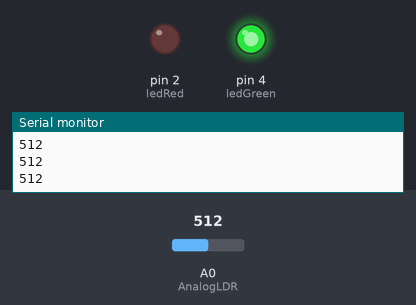
A sketch run on a simulated Arduino Uno, built with avr-gcc and run on an emulated ATmega328P. Parts: output pins drawn as LEDs (lit = HIGH), the last lines printed to the serial monitor. The test bench sets the inputs (shaded band); at power-on: A0 (AnalogLDR) = 512.

Above: at 1.3 s.
1.4 s: A0 (AnalogLDR) set to 710
At 2.6 s:
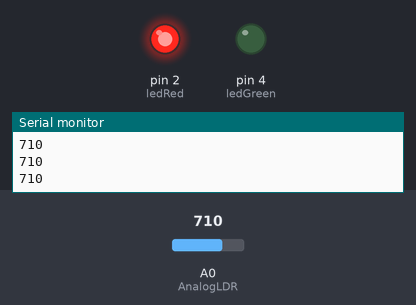
2.9 s: A0 (AnalogLDR) set to 690
At 3.8 s:
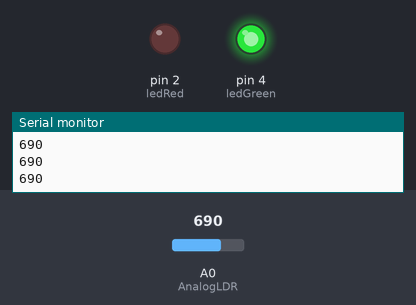
4.4 s: A0 (AnalogLDR) set to 716
At 5.1 s:
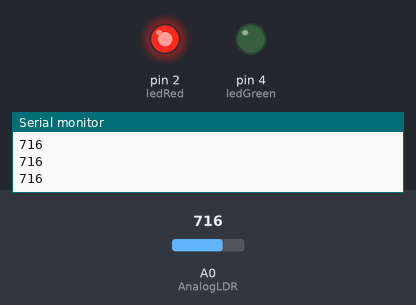
Timing chart, 0 to 7.4 s (numbered marks = the images above; inputs shaded):
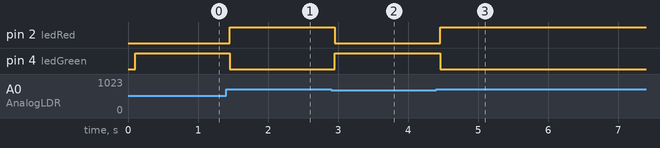

The sketch:

LDR-2.LED.ino
```cpp
// Sensor LDR
#define AnalogLDR A0
#define ledRed 2
#define ledGreen 4
int Leitura = 0;

void setup() {
pinMode(ledRed, OUTPUT);
pinMode(ledGreen, OUTPUT);
pinMode(AnalogLDR,INPUT);
Serial.begin(9600);
delay(100);
}
void loop() {
 Leitura =analogRead(AnalogLDR);
 if(Leitura > 700){
  digitalWrite(ledRed,HIGH);
 }else{
  digitalWrite(ledRed,LOW);
 }
 if(Leitura < 700){
  digitalWrite(ledGreen,HIGH);
 }else{
  digitalWrite(ledGreen,LOW);
 }

 Serial.println(Leitura);
 delay(150);
}
```

Measured:
- after the input at 1.4 s, pin 2 (ledRed): LOW → HIGH after 0.05 s; pin 4 (ledGreen): HIGH → LOW after 0.05 s
- after the input at 2.9 s, pin 2 (ledRed): HIGH → LOW after 0.06 s; pin 4 (ledGreen): LOW → HIGH after 0.06 s
- after the input at 4.4 s, pin 2 (ledRed): LOW → HIGH after 0.06 s; pin 4 (ledGreen): HIGH → LOW after 0.06 s
